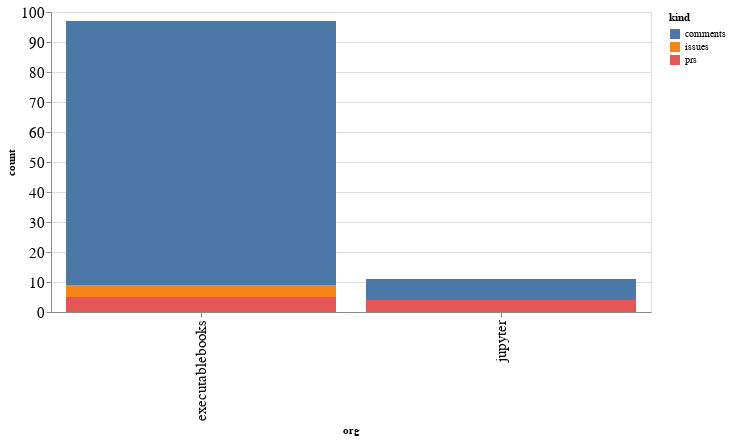

Write notebook code for a chart like this one.
### Code cell
alt.Chart(org_summaries, width=600).mark_bar().encode(
    x='org',
    y='count',
    color='kind',
    tooltip="org"
)

### Figure 1 — Vega-Lite specification as saved in the notebook (floating-point values rounded to 4 significant figures)
{"config": {"axisLeft": {"labelFontSize": 15}, "axisBottom": {"labelFontSize": 15}}, "data": {"name": "data-59a7cd20b614c531527397cb5f4ae8bd"}, "mark": "bar", "encoding": {"color": {"type": "nominal", "field": "kind"}, "tooltip": {"type": "nominal", "field": "org"}, "x": {"type": "nominal", "field": "org"}, "y": {"type": "quantitative", "field": "count"}}, "width": 600, "$schema": "https://vega.github.io/schema/vega-lite/v4.8.1.json", "datasets": {"data-59a7cd20b614c531527397cb5f4ae8bd": [{"org": "executablebooks", "kind": "comments", "count": 88}, {"org": "executablebooks", "kind": "issues", "count": 4}, {"org": "executablebooks", "kind": "prs", "count": 5}, {"org": "jupyter", "kind": "comments", "count": 7}, {"org": "jupyter", "kind": "prs", "count": 4}]}}
